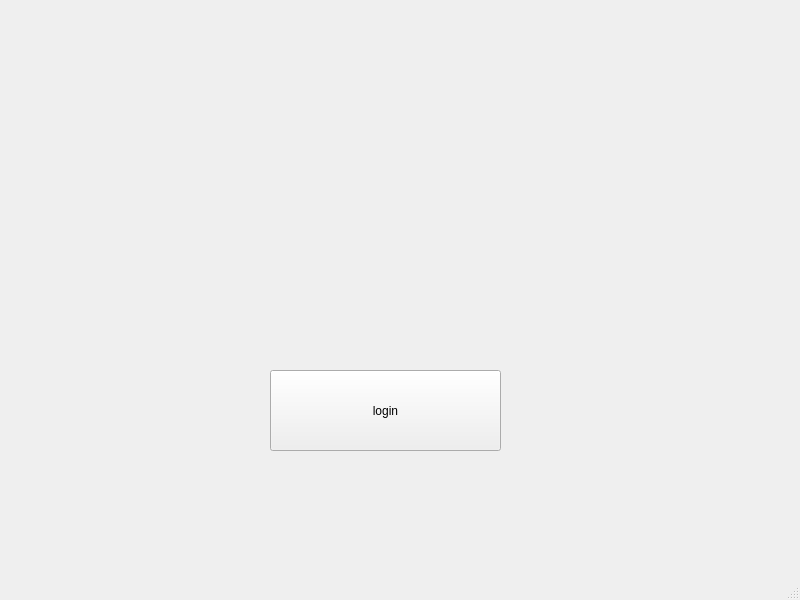
<?xml version="1.0" encoding="UTF-8"?>
<ui version="4.0">
 <class>MainWindow</class>
 <widget class="QMainWindow" name="MainWindow">
  <property name="geometry">
   <rect>
    <x>0</x>
    <y>0</y>
    <width>800</width>
    <height>600</height>
   </rect>
  </property>
  <property name="windowTitle">
   <string>MainWindow</string>
  </property>
  <widget class="QWidget" name="centralwidget">
   <widget class="QPushButton" name="pushButton">
    <property name="geometry">
     <rect>
      <x>270</x>
      <y>370</y>
      <width>231</width>
      <height>81</height>
     </rect>
    </property>
    <property name="text">
     <string>login</string>
    </property>
   </widget>
  </widget>
  <widget class="QMenuBar" name="menubar">
   <property name="geometry">
    <rect>
     <x>0</x>
     <y>0</y>
     <width>800</width>
     <height>22</height>
    </rect>
   </property>
  </widget>
  <widget class="QStatusBar" name="statusbar"/>
 </widget>
 <resources/>
 <connections/>
</ui>
